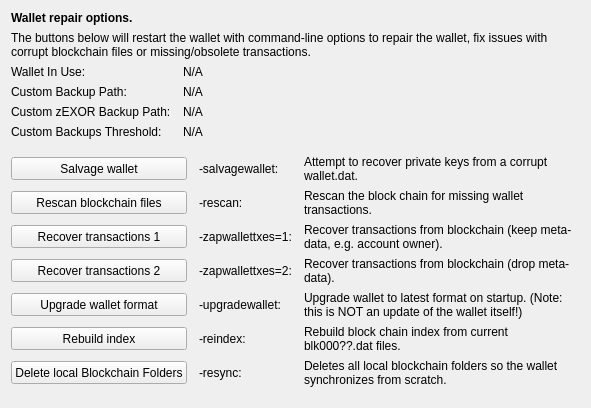
     <widget class="QWidget" name="tab_repair">
      <attribute name="title">
       <string>&amp;Wallet Repair</string>
      </attribute>
      <layout class="QGridLayout" name="gridLayout_4" columnstretch="0,0,0,0">
       <property name="horizontalSpacing">
        <number>12</number>
       </property>
       <item row="0" column="0" colspan="4">
        <widget class="QLabel" name="label_repair_header">
         <property name="font">
          <font>
           <weight>75</weight>
           <bold>true</bold>
          </font>
         </property>
         <property name="text">
          <string>Wallet repair options.</string>
         </property>
        </widget>
       </item>
       <item row="1" column="0" colspan="4">
        <widget class="QLabel" name="label_repair_helptext">
         <property name="font">
          <font>
           <weight>50</weight>
           <bold>false</bold>
          </font>
         </property>
         <property name="text">
          <string>The buttons below will restart the wallet with command-line options to repair the wallet, fix issues with corrupt blockchain files or missing/obsolete transactions.</string>
         </property>
         <property name="wordWrap">
          <bool>true</bool>
         </property>
        </widget>
       </item>
       <item row="2" column="0">
        <widget class="QLabel" name="wallet_path_label">
         <property name="text">
          <string>Wallet In Use:</string>
         </property>
        </widget>
       </item>
       <item row="2" column="1" colspan="3">
        <widget class="QLabel" name="wallet_path">
         <property name="cursor">
          <cursorShape>IBeamCursor</cursorShape>
         </property>
         <property name="text">
          <string>N/A</string>
         </property>
         <property name="textFormat">
          <enum>Qt::PlainText</enum>
         </property>
         <property name="textInteractionFlags">
          <set>Qt::LinksAccessibleByMouse|Qt::TextSelectableByKeyboard|Qt::TextSelectableByMouse</set>
         </property>
        </widget>
       </item>
       <item row="3" column="0">
        <widget class="QLabel" name="wallet_custombackuppath_label">
         <property name="text">
          <string>Custom Backup Path:</string>
         </property>
         <property name="visible">
          <bool>false</bool>
         </property>
        </widget>
       </item>
       <item row="3" column="1" colspan="3">
        <widget class="QLabel" name="wallet_custombackuppath">
         <property name="cursor">
          <cursorShape>IBeamCursor</cursorShape>
         </property>
         <property name="text">
          <string>N/A</string>
         </property>
         <property name="textFormat">
          <enum>Qt::PlainText</enum>
         </property>
         <property name="textInteractionFlags">
          <set>Qt::LinksAccessibleByMouse|Qt::TextSelectableByKeyboard|Qt::TextSelectableByMouse</set>
         </property>
         <property name="visible">
          <bool>false</bool>
         </property>
        </widget>
       </item>
       <item row="4" column="0">
        <widget class="QLabel" name="wallet_customzexorbackuppath_label">
         <property name="text">
          <string>Custom zEXOR Backup Path:</string>
         </property>
         <property name="visible">
          <bool>false</bool>
         </property>
        </widget>
       </item>
       <item row="4" column="1" colspan="3">
        <widget class="QLabel" name="wallet_customzexorbackuppath">
         <property name="cursor">
          <cursorShape>IBeamCursor</cursorShape>
         </property>
         <property name="text">
          <string>N/A</string>
         </property>
         <property name="textFormat">
          <enum>Qt::PlainText</enum>
         </property>
         <property name="textInteractionFlags">
          <set>Qt::LinksAccessibleByMouse|Qt::TextSelectableByKeyboard|Qt::TextSelectableByMouse</set>
         </property>
         <property name="visible">
          <bool>false</bool>
         </property>
        </widget>
       </item>
       <item row="5" column="0">
        <widget class="QLabel" name="wallet_custombackupthreshold_label">
         <property name="text">
          <string>Custom Backups Threshold:</string>
         </property>
         <property name="visible">
          <bool>false</bool>
         </property>
        </widget>
       </item>
       <item row="5" column="1" colspan="3">
        <widget class="QLabel" name="wallet_custombackupthreshold">
         <property name="cursor">
          <cursorShape>IBeamCursor</cursorShape>
         </property>
         <property name="text">
          <string>N/A</string>
         </property>
         <property name="textFormat">
          <enum>Qt::PlainText</enum>
         </property>
         <property name="textInteractionFlags">
          <set>Qt::LinksAccessibleByMouse|Qt::TextSelectableByKeyboard|Qt::TextSelectableByMouse</set>
         </property>
         <property name="visible">
          <bool>false</bool>
         </property>
        </widget>
       </item>
       <item row="6" column="0">
        <spacer name="verticalSpacer_repair1">
         <property name="orientation">
          <enum>Qt::Vertical</enum>
         </property>
         <property name="sizeHint" stdset="0">
          <size>
           <width>10</width>
           <height>10</height>
          </size>
         </property>
        </spacer>
       </item>
       <item row="7" column="0" colspan="2">
        <widget class="QPushButton" name="btn_salvagewallet">
         <property name="minimumSize">
          <size>
           <width>100</width>
           <height>23</height>
          </size>
         </property>
         <property name="text">
          <string>Salvage wallet</string>
         </property>
        </widget>
       </item>
       <item row="7" column="2">
        <widget class="QLabel" name="label_repair_salvage_command">
         <property name="text">
          <string notr="true">-salvagewallet:</string>
         </property>
        </widget>
       </item>
       <item row="7" column="3">
        <widget class="QLabel" name="label_repair_salvage">
         <property name="text">
          <string>Attempt to recover private keys from a corrupt wallet.dat.</string>
         </property>
         <property name="wordWrap">
          <bool>true</bool>
         </property>
        </widget>
       </item>
       <item row="8" column="0" colspan="2">
        <widget class="QPushButton" name="btn_rescan">
         <property name="minimumSize">
          <size>
           <width>100</width>
           <height>23</height>
          </size>
         </property>
         <property name="text">
          <string>Rescan blockchain files</string>
         </property>
        </widget>
       </item>
       <item row="8" column="2">
        <widget class="QLabel" name="label_repair_rescan_command">
         <property name="text">
          <string notr="true">-rescan:</string>
         </property>
        </widget>
       </item>
       <item row="8" column="3">
        <widget class="QLabel" name="label_repair_rescan">
         <property name="text">
          <string>Rescan the block chain for missing wallet transactions.</string>
         </property>
         <property name="wordWrap">
          <bool>true</bool>
         </property>
        </widget>
       </item>
       <item row="9" column="0" colspan="2">
        <widget class="QPushButton" name="btn_zapwallettxes1">
         <property name="minimumSize">
          <size>
           <width>100</width>
           <height>23</height>
          </size>
         </property>
         <property name="text">
          <string>Recover transactions 1</string>
         </property>
        </widget>
       </item>
       <item row="9" column="2">
        <widget class="QLabel" name="label_repair_zap1_command">
         <property name="text">
          <string notr="true">-zapwallettxes=1:</string>
         </property>
        </widget>
       </item>
       <item row="9" column="3">
        <widget class="QLabel" name="label_repair_zap1">
         <property name="text">
          <string>Recover transactions from blockchain (keep meta-data, e.g. account owner).</string>
         </property>
         <property name="wordWrap">
          <bool>true</bool>
         </property>
        </widget>
       </item>
       <item row="10" column="0" colspan="2">
        <widget class="QPushButton" name="btn_zapwallettxes2">
         <property name="minimumSize">
          <size>
           <width>100</width>
           <height>23</height>
          </size>
         </property>
         <property name="text">
          <string>Recover transactions 2</string>
         </property>
        </widget>
       </item>
       <item row="10" column="2">
        <widget class="QLabel" name="label_repair_zap2_command">
         <property name="text">
          <string notr="true">-zapwallettxes=2:</string>
         </property>
        </widget>
       </item>
       <item row="10" column="3">
        <widget class="QLabel" name="label_repair_zap2">
         <property name="text">
          <string>Recover transactions from blockchain (drop meta-data).</string>
         </property>
         <property name="wordWrap">
          <bool>true</bool>
         </property>
        </widget>
       </item>
       <item row="11" column="0" colspan="2">
        <widget class="QPushButton" name="btn_upgradewallet">
         <property name="minimumSize">
          <size>
           <width>100</width>
           <height>23</height>
          </size>
         </property>
         <property name="text">
          <string>Upgrade wallet format</string>
         </property>
        </widget>
       </item>
       <item row="11" column="2">
        <widget class="QLabel" name="label_repair_upgrade_command">
         <property name="text">
          <string notr="true">-upgradewallet:</string>
         </property>
        </widget>
       </item>
       <item row="11" column="3">
        <widget class="QLabel" name="label_repair_upgrade">
         <property name="text">
          <string>Upgrade wallet to latest format on startup. (Note: this is NOT an update of the wallet itself!)</string>
         </property>
         <property name="wordWrap">
          <bool>true</bool>
         </property>
        </widget>
       </item>
       <item row="12" column="0" colspan="2">
        <widget class="QPushButton" name="btn_reindex">
         <property name="minimumSize">
          <size>
           <width>100</width>
           <height>23</height>
          </size>
         </property>
         <property name="text">
          <string>Rebuild index</string>
         </property>
        </widget>
       </item>
       <item row="12" column="2">
        <widget class="QLabel" name="label_repair_reindex_command">
         <property name="text">
          <string notr="true">-reindex:</string>
         </property>
        </widget>
       </item>
       <item row="12" column="3">
        <widget class="QLabel" name="label_repair_reindex">
         <property name="text">
          <string>Rebuild block chain index from current blk000??.dat files.</string>
         </property>
         <property name="wordWrap">
          <bool>true</bool>
         </property>
        </widget>
       </item>
       <item row="13" column="0" colspan="2">
        <widget class="QPushButton" name="btn_resync">
         <property name="minimumSize">
          <size>
           <width>100</width>
           <height>23</height>
          </size>
         </property>
         <property name="text">
          <string>Delete local Blockchain Folders</string>
         </property>
        </widget>
       </item>
       <item row="13" column="2">
        <widget class="QLabel" name="label_repair_resync_command">
         <property name="text">
          <string>-resync:</string>
         </property>
        </widget>
       </item>
       <item row="13" column="3">
        <widget class="QLabel" name="label_repair_resync">
         <property name="text">
          <string>Deletes all local blockchain folders so the wallet synchronizes from scratch.</string>
         </property>
         <property name="wordWrap">
          <bool>true</bool>
         </property>
        </widget>
       </item>
       <item row="14" column="0">
        <spacer name="verticalSpacer_repair2">
         <property name="orientation">
          <enum>Qt::Vertical</enum>
         </property>
         <property name="sizeHint" stdset="0">
          <size>
           <width>20</width>
           <height>10</height>
          </size>
         </property>
        </spacer>
       </item>
      </layout>
     </widget>
